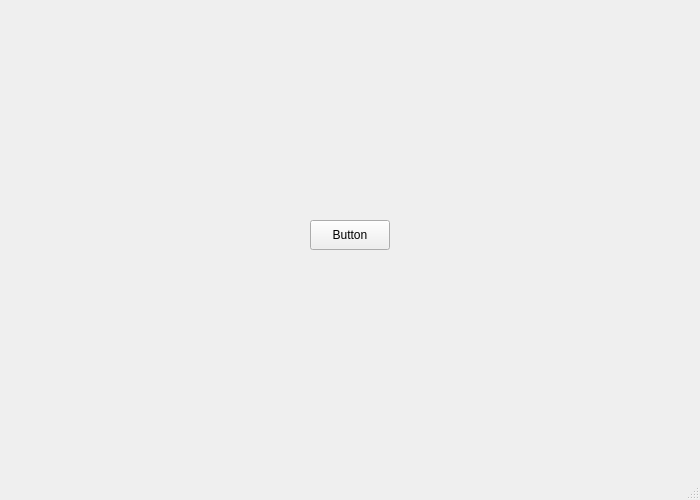
<?xml version="1.0" encoding="UTF-8"?>
<ui version="4.0">
 <class>MainWindow</class>
 <widget class="QMainWindow" name="MainWindow">
  <property name="geometry">
   <rect>
    <x>0</x>
    <y>0</y>
    <width>700</width>
    <height>500</height>
   </rect>
  </property>
  <property name="windowTitle">
   <string>MainWindow</string>
  </property>
  <widget class="QWidget" name="centralwidget">
   <widget class="QPushButton" name="pushButton">
    <property name="geometry">
     <rect>
      <x>310</x>
      <y>220</y>
      <width>80</width>
      <height>30</height>
     </rect>
    </property>
    <property name="text">
     <string>Button</string>
    </property>
   </widget>
  </widget>
  <widget class="QMenuBar" name="menubar">
   <property name="geometry">
    <rect>
     <x>0</x>
     <y>0</y>
     <width>700</width>
     <height>21</height>
    </rect>
   </property>
  </widget>
  <widget class="QStatusBar" name="statusbar"/>
 </widget>
 <resources/>
 <connections/>
</ui>
